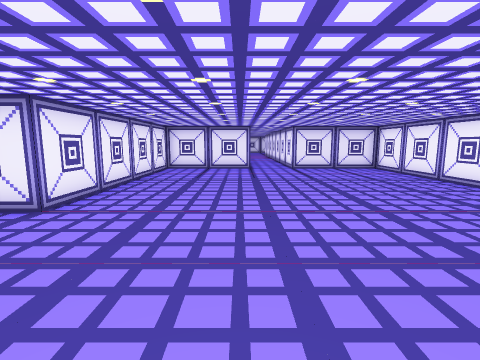
view 1 (above)

24 first-person views from a walk through a 3-D level made in the Godot game engine. The camera is 1.2 m above the floor, tilts 8° down and sees 85° across. The floor is counted in squares, 1 m on a side. Each view is taken from the middle of a square. On the plan, view 1 faces up. The plan holds only what a view shows up to about 12 squares ahead; the rest is blank. Characters and animated objects are left out.

view 2
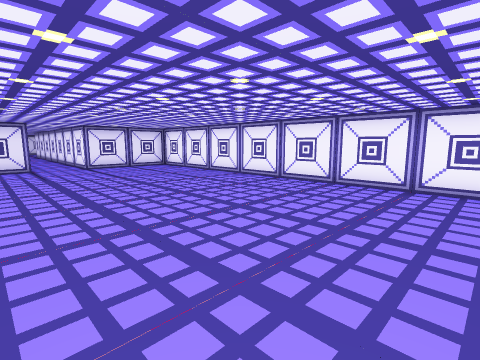

view 3
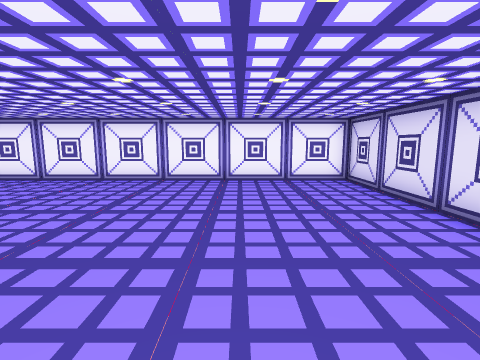

view 4
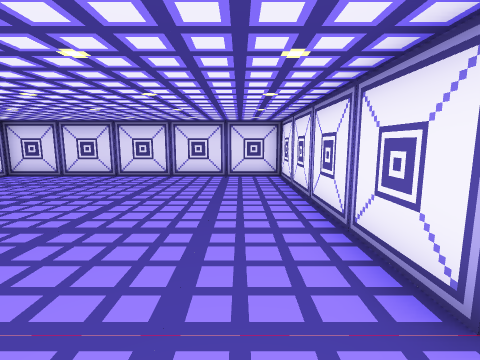

view 5
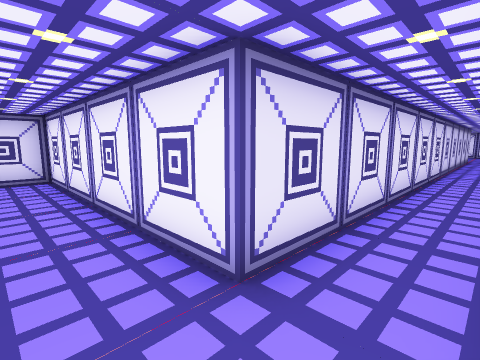

view 6
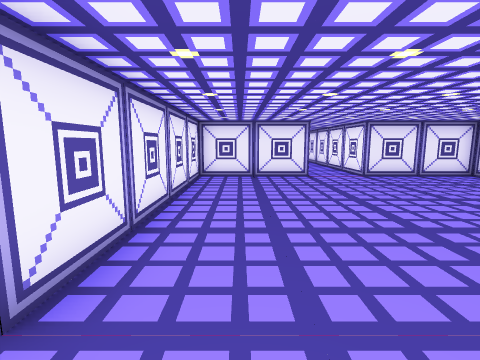

view 7
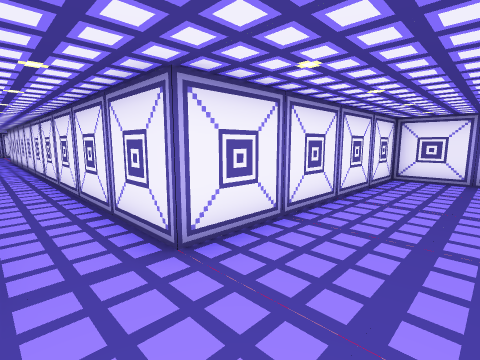

view 8
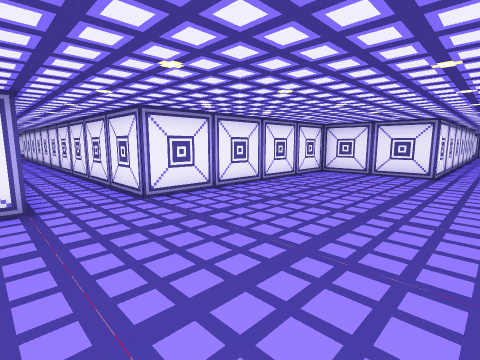

view 9
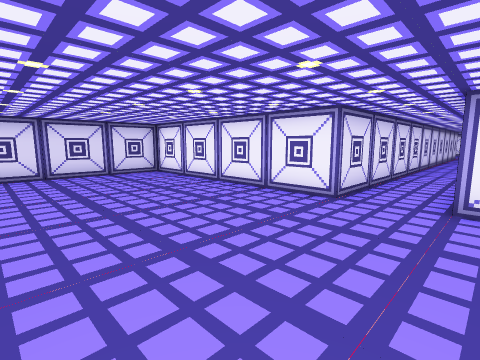

view 10
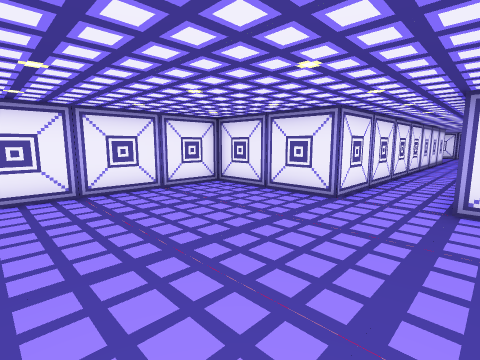

view 11
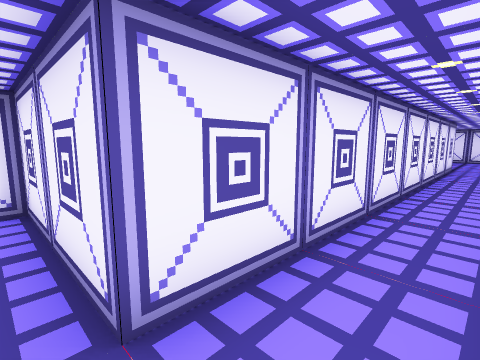

view 12
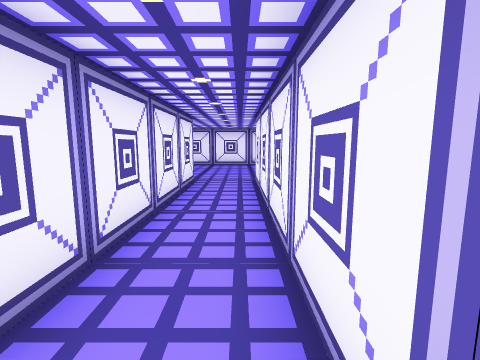

view 13
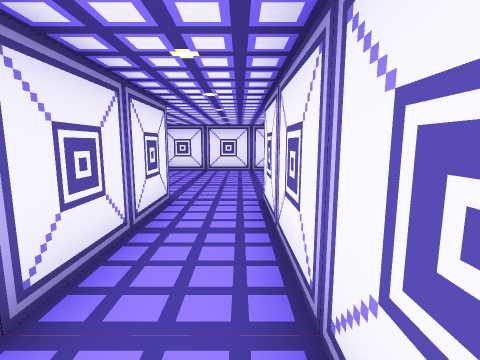

view 14
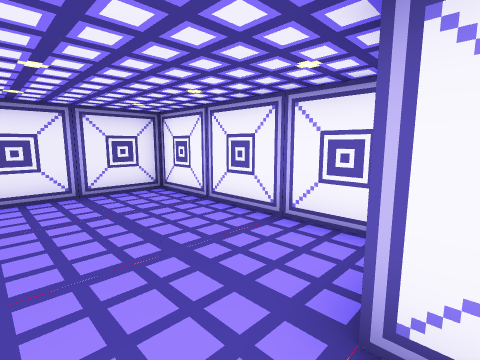

view 15
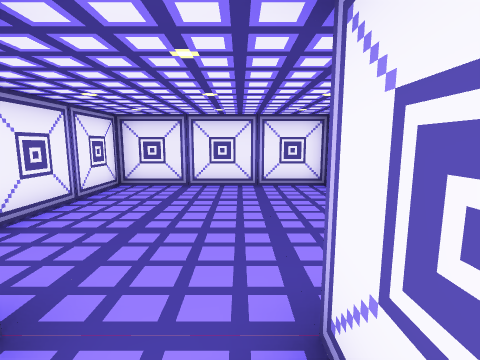

view 16
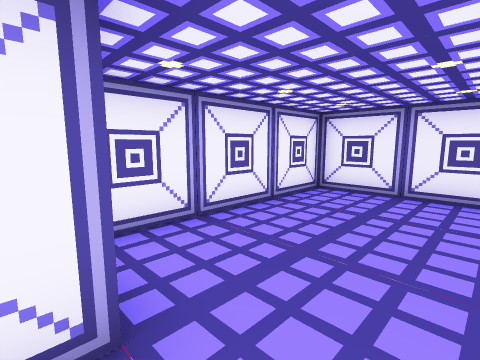

view 17
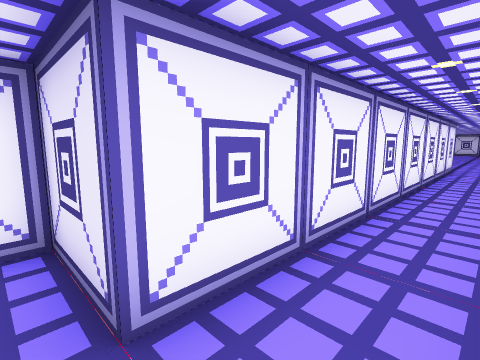

view 18
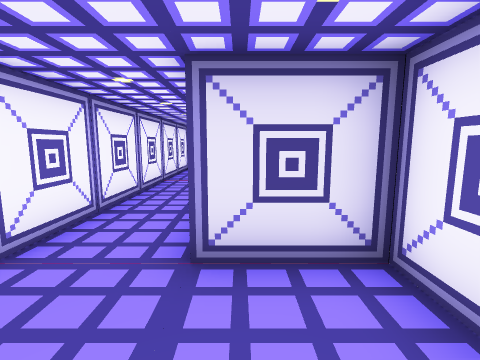

view 19
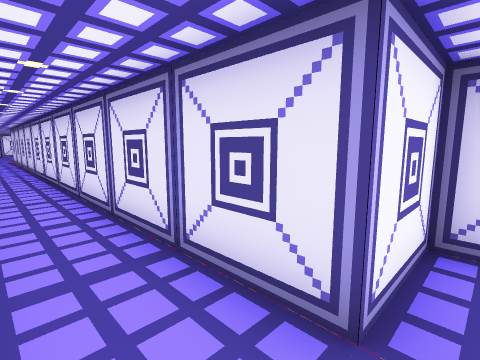

view 20
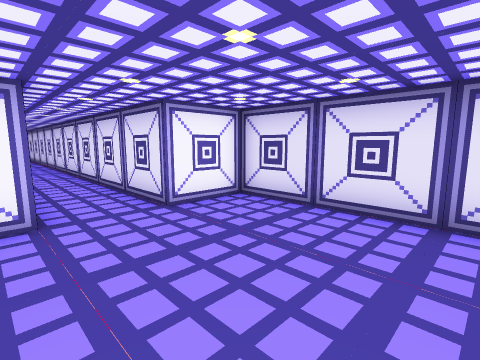

view 21
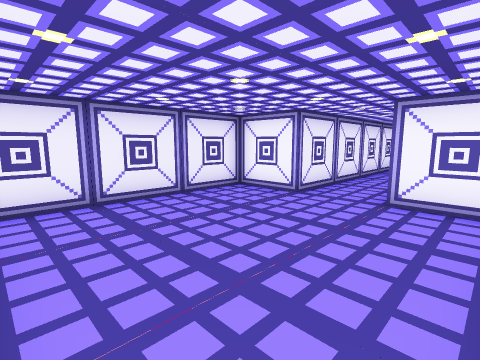

view 22
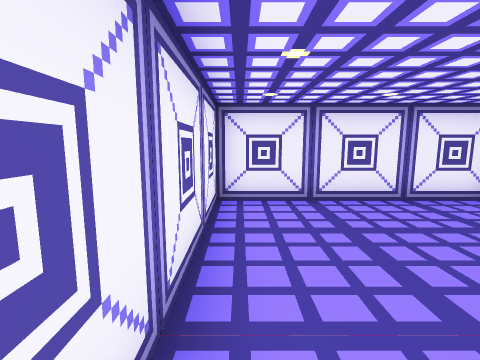

view 23
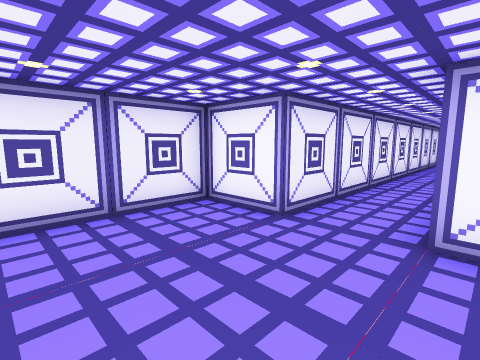

view 24
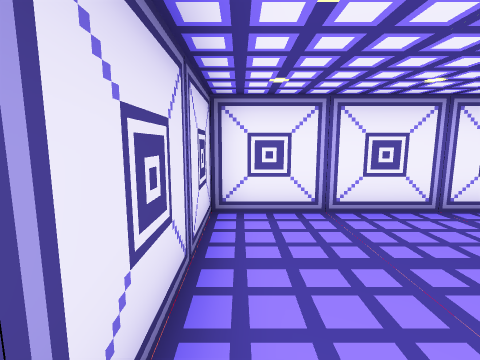

### Floor plan
Points are (right, up) in squares from view 1. A wall is a line through its corners. A room is listed if a view was taken in it or the views show most of it. See-through windows are left out.
Room 1 (views 1, 2, 3, 4, 5, 6, 7, 8, 9, 10, 11, 19)
walls: (0.5, 12.5) (-3.5, 12.5) (-3.5, 4.5) (-23.5, 4.5); (-23.5, 2.5) (-3.5, 2.5) (-3.5, -5.5) (6.5, -5.5) (6.5, 12.5) (2.5, 12.5)
ways out: opening at (1.5, 13) to room 2; opening at (-23.5, 3.5) to room 3
Room 2 (views 12, 13, 14, 15, 16, 17, 18)
walls: (2.5, 12.5) (2.5, 26.5) (4.5, 26.5) (4.5, 32.5) (-1.5, 32.5) (-1.5, 26.5) (0.5, 26.5) (0.5, 12.5)
ways out: opening at (1.5, 13) to room 1
Room 3 (views 20, 21, 22, 23, 24)
walls: (-23.5, 4.5) (-23.5, 6.5) (-29.5, 6.5) (-29.5, 0.5) (-23.5, 0.5) (-23.5, 2.5)
ways out: opening at (-23.5, 3.5) to room 1

Where each view was taken, in squares from view 1:
view 1: 0 up, 0 right, facing up
view 2: 1 down, 1 left, facing up-right
view 3: 2 down, 2 left, facing right
view 4: 4 up, 2 left, facing down
view 5: 4 up, 2 left, facing down-left
view 6: 3 up, 2 left, facing up
view 7: 3 up, 1 left, facing up-left
view 8: 2 up, 2 right, facing up-left
view 9: 5 up, 2 right, facing down-left
view 10: 7 up, 3 right, facing up-left
view 11: 12 up, 2 right, facing up-left
view 12: 18 up, 2 right, facing up
view 13: 21 up, 2 right, facing up
view 14: 26 up, 1 right, facing up-right
view 15: 25 up, 2 right, facing up
view 16: 26 up, 2 right, facing up-left
view 17: 27 up, 1 right, facing down-right
view 18: 29 up, 0 right, facing down
view 19: 4 up, 24 left, facing down-right
view 20: 5 up, 28 left, facing down-right
view 21: 1 up, 29 left, facing up-right
view 22: 1 up, 29 left, facing up
view 23: 2 up, 27 left, facing up-right
view 24: 1 up, 25 left, facing left
